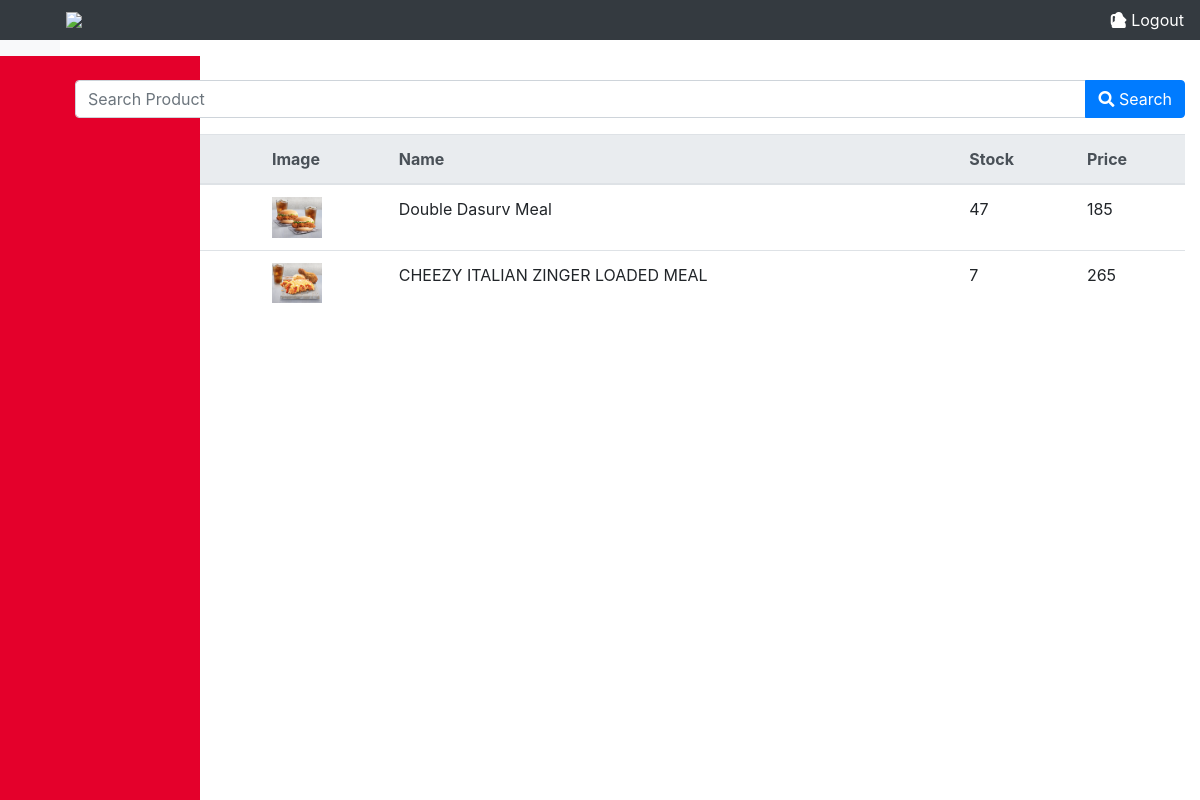
The app's page /index.php/searchproduct/search with its own data.
### tables this page shows
CREATE TABLE `tbl_product` (
  `product_id` int(30) NOT NULL AUTO_INCREMENT,
  `img` varchar(90) DEFAULT NULL,
  `name` varchar(90) DEFAULT NULL,
  `stock` int(90) DEFAULT NULL,
  `price` int(90) DEFAULT NULL,
  PRIMARY KEY (`product_id`)
);

### application/controllers/searchproduct.php (called while the page is built, shortened)
<?php
    class Searchproduct extends CI_controller {
        public function __construct(){
            $this->load->library('session');
            $this->load->model('Product_model');
        }
        public function search() {
            $keyword = $this->input->post('keyword');
            $data['products'] = $this->Product_model->search_product($keyword);
            $user = $this->session->userData('user');
            $data['user'] = $user;
            $this->load->view('show_product', $data);
        }
    }
?>

### index.php (called while the page is built, shortened)
<?php
require_once BASEPATH.'core/CodeIgniter.php';

### application/models/Product_model.php (called while the page is built, shortened)
<?php
    class Product_model extends CI_model {
        public function search_product($keyword) {
            $this->db->or_like('product_id', $keyword);
            $this->db->or_like('name', $keyword);
            return $this->db->get('tbl_product')->result_array();
        }
    }
?>

### application/views/show_product.php (the view, shortened to what this page needs)
<!DOCTYPE html>
<html lang="en">
<head>
    <link rel="stylesheet" href="https://maxcdn.bootstrapcdn.com/bootstrap/4.0.0/css/bootstrap.min.css">
    <link rel="stylesheet" href="https://stackpath.bootstrapcdn.com/bootstrap/4.5.2/css/bootstrap.min.css">
    <link rel="stylesheet" href="https://cdnjs.cloudflare.com/ajax/libs/font-awesome/5.15.3/css/all.min.css">
</head>
<body>
    <div class="content">
        <nav class="navbar navbar-dark bg-dark">
            <img src="https://www.kfc.com.ph/Content/OnlineOrderingImages/Shared/logo.svg"
                style="width: 60px; height: auto; margin-left: 50px;">
            <a class="text-white"><i class="fas fa-user"></i>
            </a>
            <a class="logoutlink" href="<?php echo site_url('dashboard/logout'); ?>"><i class="fas fa-sign-out-alt"></i>
                Logout</a>
        </nav>
        <div class="sidebar">
        </div>
    </div>
    <div class="container">
        <form action="<?php echo site_url('searchproduct/search'); ?>" method="post" class="mb-3">
            <div class="input-group">
                <input type="text" class="form-control" placeholder="Search Product" name="keyword">
                <div class="input-group-append">
                    <button class="btn btn-primary" type="submit"><i class="fas fa-search"></i> Search</button>
                </div>
            </div>
        </form>
        <table class="table">
            <thead class="thead-light">
                <tr>
                    <th>Product_id</th>
                    <th>Image</th>
                    <th>Name</th>
                    <th>Stock</th>
                    <th>Price</th>
                </tr>
            </thead>
            <tbody>
                <?php foreach ($products as $product): ?>
                    <tr>
                        <td>
                        </td>
                        <td>
                            <div>
                                <img style='width: 50px; height: auto;'
                                    src="<?php echo UPLOADS_BASE_URL . $product['img']; ?>" />
                            </div>
                        </td>
                        <td>
                            <?php echo $product['name']; ?>
                        </td>
                        <td>
                            <?php echo $product['stock']; ?>
                        </td>
                        <td>
                            <?php echo $product['price']; ?>
                        </td>
                    </tr>
                <?php endforeach; ?>
            </tbody>
        </table>
    </div>
</body>
</html>

### application/views/show_product.php (style rules this page uses)
body { display: flex; min-height: 100vh; }
.container { margin-top: 80px; }
.navbar { position: fixed; top: 0; left: 0; width: 100%; z-index: 999; }
.logoutlink { color: white; margin-left: -500px; }
.sidebar { position: fixed; top: 56px; left: 0; height: 100%; width: 200px; background-color: #E4002B; color: #fff; padding-top: 20px; padding-top: 50px; }
.content { flex-grow: 1; background-color: #f8f9fa; padding: 20px; }

### records on screen
tbl_product: img (picture), name "Double Dasurv Meal", stock "47", price "185"
tbl_product: img (picture), name "CHEEZY ITALIAN ZINGER LOADED MEAL", stock "7", price "265"
